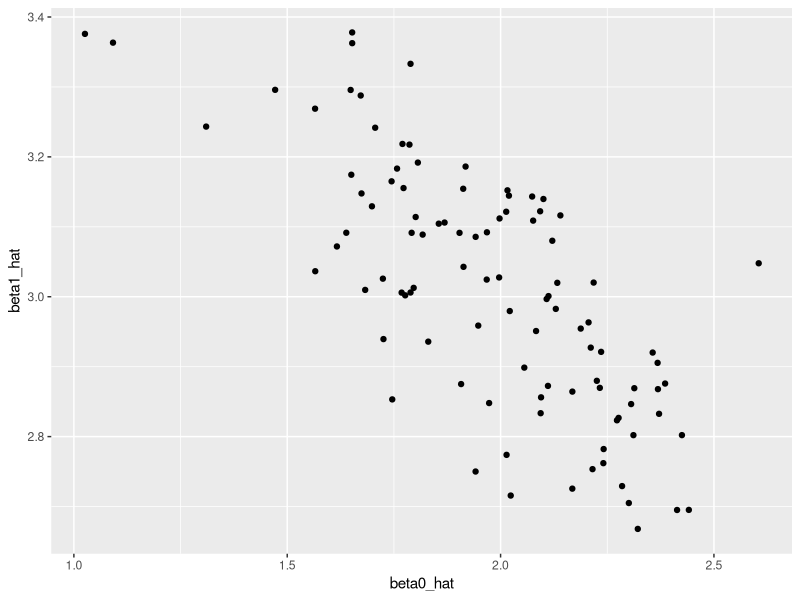
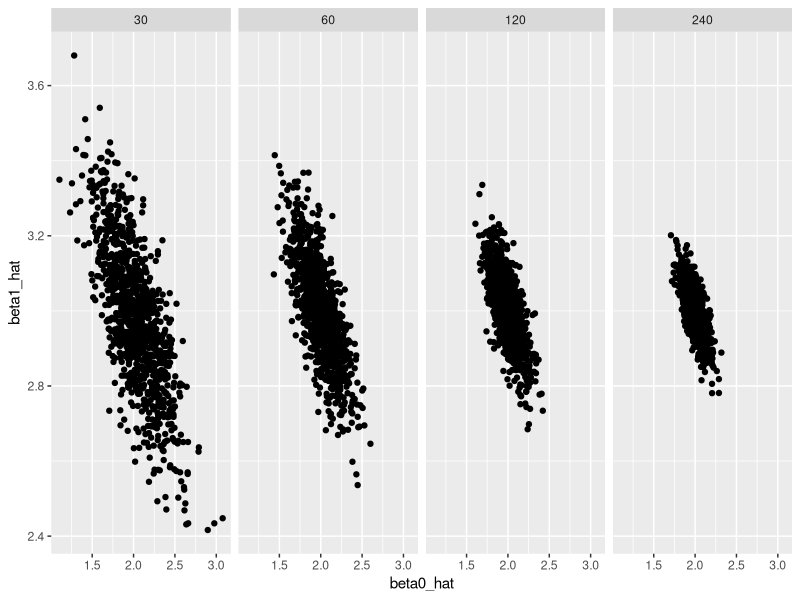
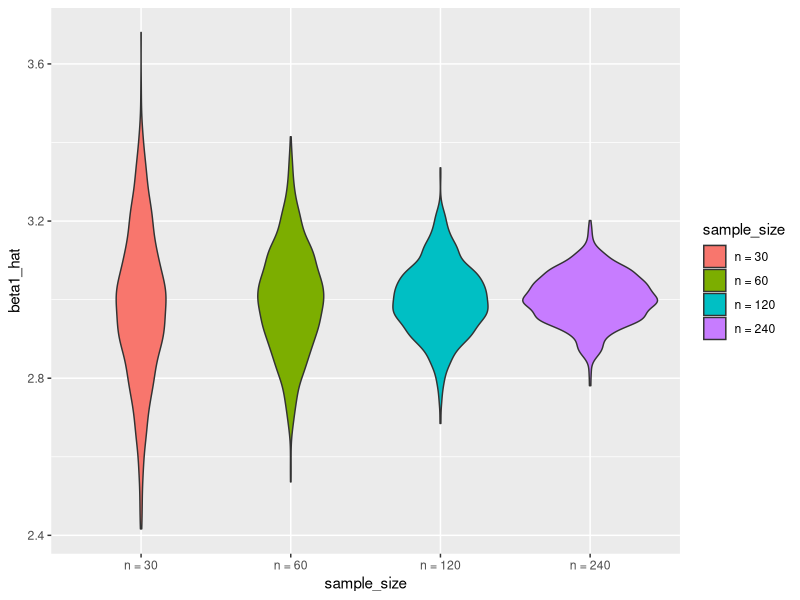
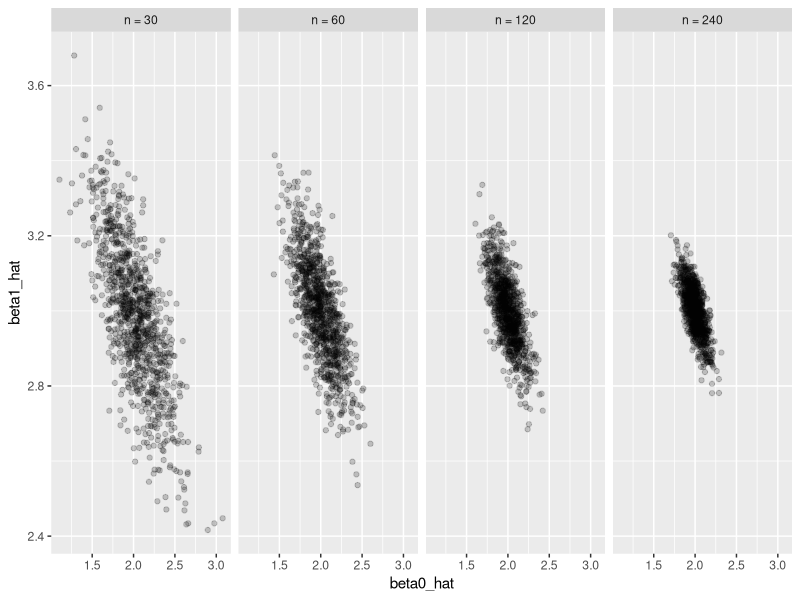

Recreate these plots in R, in order. (Note: a time limit stopped this script after it produced the figures.)
## ---- chunk 1
knitr::opts_chunk$set(
  collapse = TRUE,
  fig.width = 6,
  fig.asp = .6,
  out.width = "90%"
)

library(tidyverse)

set.seed(1)
## ---- chunk 2
sim_regression = function(n, beta0 = 2, beta1 = 3) {
  
  sim_data = tibble(
    x = rnorm(n, mean = 1, sd = 1),
    y = beta0 + beta1 * x + rnorm(n, 0, 1)
  )
  
  ls_fit = lm(y ~ x, data = sim_data)
  
  tibble(
    beta0_hat = coef(ls_fit)[1],
    beta1_hat = coef(ls_fit)[2]
  )
}
## ---- chunk 3
sim_regression(n = 30, beta0 = 2, beta1 = 3)
## ---- chunk 4
output = vector("list", length = 100)

for (i in 1:100) {
  output[[i]] = sim_regression(n = 30, beta0 = 2, beta1 = 3)
}

#output---100 lists
results = 
  output %>% 
  bind_rows()
## ---- chunk 5
results %>% 
  summarize(mean_b0 = mean(beta0_hat),
            mean_b1 = mean(beta1_hat))

results %>% 
  ggplot(aes(x = beta0_hat, y = beta1_hat)) + 
  geom_point()
## ---- chunk 6
?rerun
results = 
  rerun(1000, sim_regression(30, 2, 3)) %>% 
  bind_rows()
## ---- chunk 7
results %>% 
  gather(key = parameter, value = estimate, beta0_hat:beta1_hat) %>% 
  group_by(parameter) %>% 
  summarize(emp_mean = mean(estimate),
            emp_var = var(estimate)) %>% 
  knitr::kable(digits = 3)
## ---- chunk 8
n_list = list("n_30"  = 30, 
              "n_60"  = 60, 
              "n_120" = 120, 
              "n_240" = 240)
output = vector("list", length = 4)

for (i in 1:4) {
  output[[i]] = 
    rerun(100, sim_regression(n = n_list[[i]], 2, 3)) %>% 
    bind_rows
}
## ---- chunk 9
simulate_n_regressions = function(n_runs = 100, n, beta0 = 2, beta1 = 3) {
  
  rerun(n_runs, sim_regression(n, beta0, beta1)) %>% 
    bind_rows()
  
}
simulate_n_regressions(100, 30, 2, 3)
simulate_n_regressions(n = 30)
simulate_n_regressions(150, 30, 20, -30)
## ---- chunk 10
map(n_list, ~simulate_n_regressions(n_runs = 100, n = .x, beta0 = 2, beta1 = 3))
## ---- chunk 11
sim_results = 
  tibble(sample_size = c(30, 60, 120, 240)) %>% 
  mutate(estimate_dfs = map(.x = sample_size, ~simulate_n_regressions(n_runs = 1000, n = .x))) %>% 
  unnest
## ---- chunk 12
sim_results %>% 
  group_by(sample_size) %>% 
  summarize(emp_var_b1 = var(beta1_hat))
## ---- chunk 13
sim_results %>% 
  ggplot(aes(x = beta0_hat, y = beta1_hat)) + 
  geom_point() +
  facet_grid(~sample_size)
## ---- chunk 14
sim_results %>% 
  mutate(
    sample_size = str_c("n = ", sample_size),
    sample_size = fct_inorder(sample_size)) %>% 
  ggplot(aes(x = sample_size, y = beta1_hat, fill = sample_size)) + 
  geom_violin()
## ---- chunk 15
sim_results %>% 
  mutate(
    sample_size = str_c("n = ", sample_size),
    sample_size = fct_inorder(sample_size)) %>% 
  ggplot(aes(x = beta0_hat, y = beta1_hat)) + 
  geom_point(alpha = .2) + 
  facet_grid(~sample_size)
## ---- chunk 16
sim_results %>% 
  gather(key = parameter, value = estimate, beta0_hat:beta1_hat) %>% 
  group_by(parameter, sample_size) %>% 
  summarize(emp_mean = mean(estimate),
            emp_var = var(estimate)) %>% 
  knitr::kable(digits = 3)
## ---- chunk 17
sim_regression = function(n_samp = 30, beta0 = 2, beta1 = 3) {
  
  sim_data = tibble(
    x = rnorm(n_samp),
    y = beta0 + beta1 * x + rnorm(n_samp, 0, sqrt(50))
  )
  ls_fit = lm(y ~ x, data = sim_data)
  broom::tidy(ls_fit) 
}
## ---- chunk 18
sim_results = 
  tibble(beta1_true = 0:6) %>% 
  mutate(
    estimate_dfs = map(.x = beta1_true, ~simulate_n_regressions(n_runs = 10000, n = 30, beta1 = .x))
  )  
## ---- chunk 19
sim_results = 
  sim_results %>% 
  unnest() %>% 
  filter(term == "x") %>% 
  select(beta1_true, estimate, p.value) %>% 
  mutate(significant = as.numeric(p.value < 0.05))
## ---- chunk 20
sim_results %>% 
  group_by(beta1_true) %>% 
  summarize(mean_est = mean(estimate),
            power = mean(significant))
## ---- chunk 21
results_summary = 
  sim_results %>% 
  group_by(beta1_true) %>%
  nest() %>% 
  mutate(
    all = map_dbl(.x = data, ~ .x %>% pull(estimate) %>% mean),
    signif = map_dbl(.x = data, ~ .x %>% filter(significant == 1) %>% pull(estimate) %>% mean)
  ) %>% 
  select(-data) %>% 
  gather(key = results, value = average, all:signif) 
results_summary %>% 
  ggplot(aes(x = beta1_true, y = average, color = results)) + 
  geom_point() +
  geom_path() 
## ---- chunk 22
sim_results %>% 
  ggplot(aes(x = estimate)) + geom_histogram() + 
  facet_grid(significant ~ beta1_true)
